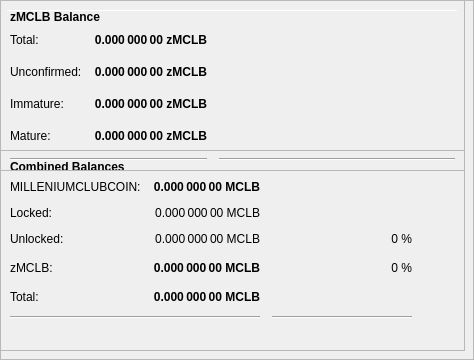
        <widget class="QFrame" name="frameObfuscation">
         <property name="minimumSize">
          <size>
           <width>0</width>
           <height>350</height>
          </size>
         </property>
         <property name="layoutDirection">
          <enum>Qt::LeftToRight</enum>
         </property>
         <property name="frameShape">
          <enum>QFrame::StyledPanel</enum>
         </property>
         <property name="frameShadow">
          <enum>QFrame::Raised</enum>
         </property>
         <widget class="QPushButton" name="runAutoDenom">
          <property name="geometry">
           <rect>
            <x>251</x>
            <y>17</y>
            <width>1</width>
            <height>1</height>
           </rect>
          </property>
          <property name="palette">
           <palette>
            <active>
             <colorrole role="WindowText">
              <brush brushstyle="SolidPattern">
               <color alpha="255">
                <red>0</red>
                <green>0</green>
                <blue>0</blue>
               </color>
              </brush>
             </colorrole>
             <colorrole role="Button">
              <brush brushstyle="SolidPattern">
               <color alpha="255">
                <red>239</red>
                <green>238</green>
                <blue>238</blue>
               </color>
              </brush>
             </colorrole>
             <colorrole role="Light">
              <brush brushstyle="SolidPattern">
               <color alpha="255">
                <red>255</red>
                <green>255</green>
                <blue>255</blue>
               </color>
              </brush>
             </colorrole>
             <colorrole role="Midlight">
              <brush brushstyle="SolidPattern">
               <color alpha="255">
                <red>247</red>
                <green>246</green>
                <blue>246</blue>
               </color>
              </brush>
             </colorrole>
             <colorrole role="Dark">
              <brush brushstyle="SolidPattern">
               <color alpha="255">
                <red>119</red>
                <green>119</green>
                <blue>119</blue>
               </color>
              </brush>
             </colorrole>
             <colorrole role="Mid">
              <brush brushstyle="SolidPattern">
               <color alpha="255">
                <red>159</red>
                <green>159</green>
                <blue>159</blue>
               </color>
              </brush>
             </colorrole>
             <colorrole role="Text">
              <brush brushstyle="SolidPattern">
               <color alpha="255">
                <red>0</red>
                <green>0</green>
                <blue>0</blue>
               </color>
              </brush>
             </colorrole>
             <colorrole role="BrightText">
              <brush brushstyle="SolidPattern">
               <color alpha="255">
                <red>255</red>
                <green>255</green>
                <blue>255</blue>
               </color>
              </brush>
             </colorrole>
             <colorrole role="ButtonText">
              <brush brushstyle="SolidPattern">
               <color alpha="255">
                <red>0</red>
                <green>0</green>
                <blue>0</blue>
               </color>
              </brush>
             </colorrole>
             <colorrole role="Base">
              <brush brushstyle="SolidPattern">
               <color alpha="255">
                <red>255</red>
                <green>255</green>
                <blue>255</blue>
               </color>
              </brush>
             </colorrole>
             <colorrole role="Window">
              <brush brushstyle="SolidPattern">
               <color alpha="255">
                <red>239</red>
                <green>238</green>
                <blue>238</blue>
               </color>
              </brush>
             </colorrole>
             <colorrole role="Shadow">
              <brush brushstyle="SolidPattern">
               <color alpha="255">
                <red>0</red>
                <green>0</green>
                <blue>0</blue>
               </color>
              </brush>
             </colorrole>
             <colorrole role="AlternateBase">
              <brush brushstyle="SolidPattern">
               <color alpha="255">
                <red>247</red>
                <green>246</green>
                <blue>246</blue>
               </color>
              </brush>
             </colorrole>
             <colorrole role="ToolTipBase">
              <brush brushstyle="SolidPattern">
               <color alpha="255">
                <red>255</red>
                <green>255</green>
                <blue>220</blue>
               </color>
              </brush>
             </colorrole>
             <colorrole role="ToolTipText">
              <brush brushstyle="SolidPattern">
               <color alpha="255">
                <red>0</red>
                <green>0</green>
                <blue>0</blue>
               </color>
              </brush>
             </colorrole>
            </active>
            <inactive>
             <colorrole role="WindowText">
              <brush brushstyle="SolidPattern">
               <color alpha="255">
                <red>0</red>
                <green>0</green>
                <blue>0</blue>
               </color>
              </brush>
             </colorrole>
             <colorrole role="Button">
              <brush brushstyle="SolidPattern">
               <color alpha="255">
                <red>239</red>
                <green>238</green>
                <blue>238</blue>
               </color>
              </brush>
             </colorrole>
             <colorrole role="Light">
              <brush brushstyle="SolidPattern">
               <color alpha="255">
                <red>255</red>
                <green>255</green>
                <blue>255</blue>
               </color>
              </brush>
             </colorrole>
             <colorrole role="Midlight">
              <brush brushstyle="SolidPattern">
               <color alpha="255">
                <red>247</red>
                <green>246</green>
                <blue>246</blue>
               </color>
              </brush>
             </colorrole>
             <colorrole role="Dark">
              <brush brushstyle="SolidPattern">
               <color alpha="255">
                <red>119</red>
                <green>119</green>
                <blue>119</blue>
               </color>
              </brush>
             </colorrole>
             <colorrole role="Mid">
              <brush brushstyle="SolidPattern">
               <color alpha="255">
                <red>159</red>
                <green>159</green>
                <blue>159</blue>
               </color>
              </brush>
             </colorrole>
             <colorrole role="Text">
              <brush brushstyle="SolidPattern">
               <color alpha="255">
                <red>0</red>
                <green>0</green>
                <blue>0</blue>
               </color>
              </brush>
             </colorrole>
             <colorrole role="BrightText">
              <brush brushstyle="SolidPattern">
               <color alpha="255">
                <red>255</red>
                <green>255</green>
                <blue>255</blue>
               </color>
              </brush>
             </colorrole>
             <colorrole role="ButtonText">
              <brush brushstyle="SolidPattern">
               <color alpha="255">
                <red>0</red>
                <green>0</green>
                <blue>0</blue>
               </color>
              </brush>
             </colorrole>
             <colorrole role="Base">
              <brush brushstyle="SolidPattern">
               <color alpha="255">
                <red>255</red>
                <green>255</green>
                <blue>255</blue>
               </color>
              </brush>
             </colorrole>
             <colorrole role="Window">
              <brush brushstyle="SolidPattern">
               <color alpha="255">
                <red>239</red>
                <green>238</green>
                <blue>238</blue>
               </color>
              </brush>
             </colorrole>
             <colorrole role="Shadow">
              <brush brushstyle="SolidPattern">
               <color alpha="255">
                <red>0</red>
                <green>0</green>
                <blue>0</blue>
               </color>
              </brush>
             </colorrole>
             <colorrole role="AlternateBase">
              <brush brushstyle="SolidPattern">
               <color alpha="255">
                <red>247</red>
                <green>246</green>
                <blue>246</blue>
               </color>
              </brush>
             </colorrole>
             <colorrole role="ToolTipBase">
              <brush brushstyle="SolidPattern">
               <color alpha="255">
                <red>255</red>
                <green>255</green>
                <blue>220</blue>
               </color>
              </brush>
             </colorrole>
             <colorrole role="ToolTipText">
              <brush brushstyle="SolidPattern">
               <color alpha="255">
                <red>0</red>
                <green>0</green>
                <blue>0</blue>
               </color>
              </brush>
             </colorrole>
            </inactive>
            <disabled>
             <colorrole role="WindowText">
              <brush brushstyle="SolidPattern">
               <color alpha="255">
                <red>119</red>
                <green>119</green>
                <blue>119</blue>
               </color>
              </brush>
             </colorrole>
             <colorrole role="Button">
              <brush brushstyle="SolidPattern">
               <color alpha="255">
                <red>239</red>
                <green>238</green>
                <blue>238</blue>
               </color>
              </brush>
             </colorrole>
             <colorrole role="Light">
              <brush brushstyle="SolidPattern">
               <color alpha="255">
                <red>255</red>
                <green>255</green>
                <blue>255</blue>
               </color>
              </brush>
             </colorrole>
             <colorrole role="Midlight">
              <brush brushstyle="SolidPattern">
               <color alpha="255">
                <red>247</red>
                <green>246</green>
                <blue>246</blue>
               </color>
              </brush>
             </colorrole>
             <colorrole role="Dark">
              <brush brushstyle="SolidPattern">
               <color alpha="255">
                <red>119</red>
                <green>119</green>
                <blue>119</blue>
               </color>
              </brush>
             </colorrole>
             <colorrole role="Mid">
              <brush brushstyle="SolidPattern">
               <color alpha="255">
                <red>159</red>
                <green>159</green>
                <blue>159</blue>
               </color>
              </brush>
             </colorrole>
             <colorrole role="Text">
              <brush brushstyle="SolidPattern">
               <color alpha="255">
                <red>119</red>
                <green>119</green>
                <blue>119</blue>
               </color>
              </brush>
             </colorrole>
             <colorrole role="BrightText">
              <brush brushstyle="SolidPattern">
               <color alpha="255">
                <red>255</red>
                <green>255</green>
                <blue>255</blue>
               </color>
              </brush>
             </colorrole>
             <colorrole role="ButtonText">
              <brush brushstyle="SolidPattern">
               <color alpha="255">
                <red>119</red>
                <green>119</green>
                <blue>119</blue>
               </color>
              </brush>
             </colorrole>
             <colorrole role="Base">
              <brush brushstyle="SolidPattern">
               <color alpha="255">
                <red>239</red>
                <green>238</green>
                <blue>238</blue>
               </color>
              </brush>
             </colorrole>
             <colorrole role="Window">
              <brush brushstyle="SolidPattern">
               <color alpha="255">
                <red>239</red>
                <green>238</green>
                <blue>238</blue>
               </color>
              </brush>
             </colorrole>
             <colorrole role="Shadow">
              <brush brushstyle="SolidPattern">
               <color alpha="255">
                <red>0</red>
                <green>0</green>
                <blue>0</blue>
               </color>
              </brush>
             </colorrole>
             <colorrole role="AlternateBase">
              <brush brushstyle="SolidPattern">
               <color alpha="255">
                <red>239</red>
                <green>238</green>
                <blue>238</blue>
               </color>
              </brush>
             </colorrole>
             <colorrole role="ToolTipBase">
              <brush brushstyle="SolidPattern">
               <color alpha="255">
                <red>255</red>
                <green>255</green>
                <blue>220</blue>
               </color>
              </brush>
             </colorrole>
             <colorrole role="ToolTipText">
              <brush brushstyle="SolidPattern">
               <color alpha="255">
                <red>0</red>
                <green>0</green>
                <blue>0</blue>
               </color>
              </brush>
             </colorrole>
            </disabled>
           </palette>
          </property>
          <property name="focusPolicy">
           <enum>Qt::NoFocus</enum>
          </property>
          <property name="autoFillBackground">
           <bool>true</bool>
          </property>
          <property name="text">
           <string/>
          </property>
          <property name="flat">
           <bool>true</bool>
          </property>
         </widget>
         <widget class="Line" name="line">
          <property name="geometry">
           <rect>
            <x>7</x>
            <y>10</y>
            <width>451</width>
            <height>1</height>
           </rect>
          </property>
          <property name="orientation">
           <enum>Qt::Horizontal</enum>
          </property>
         </widget>
         <widget class="QFrame" name="frame_3">
          <property name="geometry">
           <rect>
            <x>0</x>
            <y>150</y>
            <width>465</width>
            <height>201</height>
           </rect>
          </property>
          <property name="frameShape">
           <enum>QFrame::StyledPanel</enum>
          </property>
          <property name="frameShadow">
           <enum>QFrame::Raised</enum>
          </property>
          <layout class="QVBoxLayout" name="verticalLayout_5">
           <item>
            <layout class="QHBoxLayout" name="horizontalLayout_5" stretch="0">
             <item>
              <widget class="QLabel" name="label_5z">
               <property name="maximumSize">
                <size>
                 <width>16777215</width>
                 <height>20</height>
                </size>
               </property>
               <property name="font">
                <font>
                 <weight>75</weight>
                 <bold>true</bold>
                </font>
               </property>
               <property name="toolTip">
                <string>Combined Balances (including unconfirmed and immature coins)</string>
               </property>
               <property name="text">
                <string>&lt;html&gt;&lt;head/&gt;&lt;body&gt;&lt;p&gt;Combined Balances&lt;/p&gt;&lt;/body&gt;&lt;/html&gt;</string>
               </property>
              </widget>
             </item>
            </layout>
           </item>
           <item>
            <layout class="QGridLayout" name="gridLayout_3">
             <property name="spacing">
              <number>12</number>
             </property>
             <item row="7" column="0" colspan="2">
              <widget class="Line" name="lineSpendableBalance_3">
               <property name="orientation">
                <enum>Qt::Horizontal</enum>
               </property>
              </widget>
             </item>
             <item row="7" column="2">
              <widget class="Line" name="lineWatchBalance_3">
               <property name="sizePolicy">
                <sizepolicy hsizetype="Preferred" vsizetype="Fixed">
                 <horstretch>0</horstretch>
                 <verstretch>0</verstretch>
                </sizepolicy>
               </property>
               <property name="minimumSize">
                <size>
                 <width>140</width>
                 <height>0</height>
                </size>
               </property>
               <property name="orientation">
                <enum>Qt::Horizontal</enum>
               </property>
              </widget>
             </item>
             <item row="4" column="1">
              <widget class="QLabel" name="labelzBalancez">
               <property name="font">
                <font>
                 <weight>75</weight>
                 <bold>true</bold>
                </font>
               </property>
               <property name="cursor">
                <cursorShape>IBeamCursor</cursorShape>
               </property>
               <property name="toolTip">
                <string>Total of transactions that have yet to be confirmed, and do not yet count toward the spendable balance</string>
               </property>
               <property name="text">
                <string notr="true">0.000 000 00 MCLB</string>
               </property>
               <property name="alignment">
                <set>Qt::AlignRight|Qt::AlignTrailing|Qt::AlignVCenter</set>
               </property>
               <property name="textInteractionFlags">
                <set>Qt::LinksAccessibleByMouse|Qt::TextSelectableByKeyboard|Qt::TextSelectableByMouse</set>
               </property>
              </widget>
             </item>
             <item row="6" column="1">
              <widget class="QLabel" name="labelTotalz">
               <property name="font">
                <font>
                 <weight>75</weight>
                 <bold>true</bold>
                </font>
               </property>
               <property name="cursor">
                <cursorShape>IBeamCursor</cursorShape>
               </property>
               <property name="toolTip">
                <string>Total Balance, including unconfirmed and immature coins.</string>
               </property>
               <property name="text">
                <string notr="true">0.000 000 00 MCLB</string>
               </property>
               <property name="alignment">
                <set>Qt::AlignRight|Qt::AlignTrailing|Qt::AlignVCenter</set>
               </property>
               <property name="textInteractionFlags">
                <set>Qt::LinksAccessibleByMouse|Qt::TextSelectableByKeyboard|Qt::TextSelectableByMouse</set>
               </property>
              </widget>
             </item>
             <item row="4" column="3">
              <spacer name="horizontalSpacer_6">
               <property name="orientation">
                <enum>Qt::Horizontal</enum>
               </property>
               <property name="sizeHint" stdset="0">
                <size>
                 <width>40</width>
                 <height>20</height>
                </size>
               </property>
              </spacer>
             </item>
             <item row="6" column="0">
              <widget class="QLabel" name="labelTotalTextz">
               <property name="text">
                <string>Total:</string>
               </property>
              </widget>
             </item>
             <item row="1" column="0">
              <widget class="QLabel" name="labelBalanceTextz">
               <property name="text">
                <string>MILLENIUMCLUBCOIN:</string>
               </property>
              </widget>
             </item>
             <item row="1" column="1">
              <widget class="QLabel" name="labelBalancez">
               <property name="font">
                <font>
                 <weight>75</weight>
                 <bold>true</bold>
                </font>
               </property>
               <property name="cursor">
                <cursorShape>IBeamCursor</cursorShape>
               </property>
               <property name="toolTip">
                <string>Your current spendable balance</string>
               </property>
               <property name="text">
                <string notr="true">0.000 000 00 MCLB</string>
               </property>
               <property name="alignment">
                <set>Qt::AlignRight|Qt::AlignTrailing|Qt::AlignVCenter</set>
               </property>
               <property name="textInteractionFlags">
                <set>Qt::LinksAccessibleByMouse|Qt::TextSelectableByKeyboard|Qt::TextSelectableByMouse</set>
               </property>
              </widget>
             </item>
             <item row="4" column="0">
              <widget class="QLabel" name="labelzBalanceTextz">
               <property name="toolTip">
                <string/>
               </property>
               <property name="text">
                <string>zMCLB:</string>
               </property>
              </widget>
             </item>
             <item row="4" column="2">
              <widget class="QLabel" name="labelzMCLBPercent">
               <property name="toolTip">
                <string>Current percentage of zMCLB.
If AutoMint is enabled this percentage will settle around the configured AutoMint percentage (default = 10%)</string>
               </property>
               <property name="text">
                <string>0 %</string>
               </property>
               <property name="alignment">
                <set>Qt::AlignRight|Qt::AlignTrailing|Qt::AlignVCenter</set>
               </property>
              </widget>
             </item>
             <item row="6" column="2">
              <widget class="QLabel" name="label100Percent">
               <property name="text">
                <string/>
               </property>
               <property name="alignment">
                <set>Qt::AlignRight|Qt::AlignTrailing|Qt::AlignVCenter</set>
               </property>
              </widget>
             </item>
             <item row="2" column="1">
              <widget class="QLabel" name="labelLockedBalance">
               <property name="toolTip">
                <string>Locked MCLB or Masternode collaterals. These are excluded from zMCLB minting.</string>
               </property>
               <property name="text">
                <string>0.000 000 00 MCLB</string>
               </property>
               <property name="alignment">
                <set>Qt::AlignRight|Qt::AlignTrailing|Qt::AlignVCenter</set>
               </property>
              </widget>
             </item>
             <item row="2" column="0">
              <widget class="QLabel" name="labelLockedBalanceText">
               <property name="toolTip">
                <string>Locked MCLB or Masternode collaterals. These are excluded from zMCLB minting.</string>
               </property>
               <property name="text">
                <string>Locked:</string>
               </property>
              </widget>
             </item>
             <item row="3" column="0">
              <widget class="QLabel" name="labelUnLockedBalanceText">
               <property name="toolTip">
                <string>Unlocked MCLBs. These can be used for zMCLB minting.</string>
               </property>
               <property name="text">
                <string>Unlocked:</string>
               </property>
              </widget>
             </item>
             <item row="3" column="1">
              <widget class="QLabel" name="labelUnLockedBalance">
               <property name="toolTip">
                <string>Unlocked MCLBs. These can be used for zMCLB minting.</string>
               </property>
               <property name="text">
                <string>0.000 000 00 MCLB</string>
               </property>
               <property name="alignment">
                <set>Qt::AlignRight|Qt::AlignTrailing|Qt::AlignVCenter</set>
               </property>
              </widget>
             </item>
             <item row="3" column="2">
              <widget class="QLabel" name="labelMILLENIUMCLUBCOINPercent">
               <property name="text">
                <string>0 %</string>
               </property>
               <property name="alignment">
                <set>Qt::AlignRight|Qt::AlignTrailing|Qt::AlignVCenter</set>
               </property>
              </widget>
             </item>
            </layout>
           </item>
           <item>
            <spacer name="verticalSpacer">
             <property name="orientation">
              <enum>Qt::Vertical</enum>
             </property>
             <property name="sizeHint" stdset="0">
              <size>
               <width>20</width>
               <height>40</height>
              </size>
             </property>
            </spacer>
           </item>
          </layout>
         </widget>
         <widget class="QFrame" name="frame_4">
          <property name="geometry">
           <rect>
            <x>0</x>
            <y>0</y>
            <width>465</width>
            <height>171</height>
           </rect>
          </property>
          <property name="frameShape">
           <enum>QFrame::StyledPanel</enum>
          </property>
          <property name="frameShadow">
           <enum>QFrame::Raised</enum>
          </property>
          <layout class="QVBoxLayout" name="verticalLayout_7">
           <item>
            <layout class="QHBoxLayout" name="horizontalLayout_8" stretch="0">
             <item>
              <widget class="QLabel" name="label_5z_3">
               <property name="maximumSize">
                <size>
                 <width>16777215</width>
                 <height>20</height>
                </size>
               </property>
               <property name="font">
                <font>
                 <weight>75</weight>
                 <bold>true</bold>
                </font>
               </property>
               <property name="text">
                <string>zMCLB Balance</string>
               </property>
              </widget>
             </item>
            </layout>
           </item>
           <item>
            <layout class="QGridLayout" name="gridLayout_5">
             <property name="spacing">
              <number>12</number>
             </property>
             <item row="4" column="0">
              <widget class="QLabel" name="labelzBalanceMatureText">
               <property name="toolTip">
                <string>Mature: more than 60 confirmation and more than 1 mints of the same denomination after it was minted.
These zMCLB are spendable.</string>
               </property>
               <property name="text">
                <string>Mature:</string>
               </property>
              </widget>
             </item>
             <item row="5" column="0" colspan="2">
              <widget class="Line" name="lineSpendableBalance_5">
               <property name="orientation">
                <enum>Qt::Horizontal</enum>
               </property>
              </widget>
             </item>
             <item row="1" column="1">
              <widget class="QLabel" name="labelzBalance">
               <property name="font">
                <font>
                 <weight>75</weight>
                 <bold>true</bold>
                </font>
               </property>
               <property name="cursor">
                <cursorShape>IBeamCursor</cursorShape>
               </property>
               <property name="toolTip">
                <string>All available zMCLB, unconfirmed and immature zMCLB included.</string>
               </property>
               <property name="text">
                <string notr="true">0.000 000 00 zMCLB</string>
               </property>
               <property name="alignment">
                <set>Qt::AlignRight|Qt::AlignTrailing|Qt::AlignVCenter</set>
               </property>
               <property name="textInteractionFlags">
                <set>Qt::LinksAccessibleByMouse|Qt::TextSelectableByKeyboard|Qt::TextSelectableByMouse</set>
               </property>
              </widget>
             </item>
             <item row="5" column="2">
              <widget class="Line" name="lineWatchBalance_5">
               <property name="sizePolicy">
                <sizepolicy hsizetype="Preferred" vsizetype="Fixed">
                 <horstretch>0</horstretch>
                 <verstretch>0</verstretch>
                </sizepolicy>
               </property>
               <property name="minimumSize">
                <size>
                 <width>140</width>
                 <height>0</height>
                </size>
               </property>
               <property name="orientation">
                <enum>Qt::Horizontal</enum>
               </property>
              </widget>
             </item>
             <item row="1" column="0">
              <widget class="QLabel" name="labelzBalanceText">
               <property name="toolTip">
                <string>All available zMCLB, unconfirmed and immature zMCLB included.</string>
               </property>
               <property name="text">
                <string>Total:</string>
               </property>
              </widget>
             </item>
             <item row="1" column="2">
              <spacer name="horizontalSpacer_8">
               <property name="orientation">
                <enum>Qt::Horizontal</enum>
               </property>
               <property name="sizeHint" stdset="0">
                <size>
                 <width>40</width>
                 <height>20</height>
                </size>
               </property>
              </spacer>
             </item>
             <item row="4" column="2">
              <spacer name="horizontalSpacer_4">
               <property name="orientation">
                <enum>Qt::Horizontal</enum>
               </property>
               <property name="sizeHint" stdset="0">
                <size>
                 <width>40</width>
                 <height>20</height>
                </size>
               </property>
              </spacer>
             </item>
             <item row="4" column="1">
              <widget class="QLabel" name="labelzBalanceMature">
               <property name="font">
                <font>
                 <weight>75</weight>
                 <bold>true</bold>
                </font>
               </property>
               <property name="toolTip">
                <string>Mature: more than 60 confirmation and more than 1 mints of the same denomination after it was minted.
These zMCLB are spendable.</string>
               </property>
               <property name="text">
                <string>0.000 000 00 zMCLB</string>
               </property>
               <property name="alignment">
                <set>Qt::AlignRight|Qt::AlignTrailing|Qt::AlignVCenter</set>
               </property>
              </widget>
             </item>
             <item row="2" column="0">
              <widget class="QLabel" name="labelzBalanceUnconfirmedText">
               <property name="toolTip">
                <string>Unconfirmed: less than 60 confirmations
Immature: confirmed, but less than 1 mints of the same denomination after it was minted</string>
               </property>
               <property name="text">
                <string>Unconfirmed:</string>
               </property>
              </widget>
             </item>
             <item row="2" column="1">
              <widget class="QLabel" name="labelzBalanceUnconfirmed">
               <property name="font">
                <font>
                 <weight>75</weight>
                 <bold>true</bold>
                </font>
               </property>
               <property name="toolTip">
                <string>Unconfirmed: less than 60 confirmations
Immature: confirmed, but less than 1 mints of the same denomination after it was minted</string>
               </property>
               <property name="text">
                <string>0.000 000 00 zMCLB</string>
               </property>
               <property name="alignment">
                <set>Qt::AlignRight|Qt::AlignTrailing|Qt::AlignVCenter</set>
               </property>
              </widget>
             </item>
             <item row="2" column="2">
              <spacer name="horizontalSpacer_5">
               <property name="orientation">
                <enum>Qt::Horizontal</enum>
               </property>
               <property name="sizeHint" stdset="0">
                <size>
                 <width>40</width>
                 <height>20</height>
                </size>
               </property>
              </spacer>
             </item>
             <item row="3" column="0">
              <widget class="QLabel" name="labelzBalanceImmatureText">
               <property name="toolTip">
                <string>Unconfirmed: less than 60 confirmations
Immature: confirmed, but less than 1 mints of the same denomination after it was minted</string>
               </property>
               <property name="text">
                <string>Immature:</string>
               </property>
              </widget>
             </item>
             <item row="3" column="1">
              <widget class="QLabel" name="labelzBalanceImmature">
               <property name="font">
                <font>
                 <weight>75</weight>
                 <bold>true</bold>
                </font>
               </property>
               <property name="toolTip">
                <string>Unconfirmed: less than 60 confirmations
Immature: confirmed, but less than 1 mints of the same denomination after it was minted</string>
               </property>
               <property name="text">
                <string>0.000 000 00 zMCLB</string>
               </property>
               <property name="alignment">
                <set>Qt::AlignRight|Qt::AlignTrailing|Qt::AlignVCenter</set>
               </property>
              </widget>
             </item>
             <item row="3" column="2">
              <spacer name="horizontalSpacer_7">
               <property name="orientation">
                <enum>Qt::Horizontal</enum>
               </property>
               <property name="sizeHint" stdset="0">
                <size>
                 <width>40</width>
                 <height>20</height>
                </size>
               </property>
              </spacer>
             </item>
            </layout>
           </item>
          </layout>
         </widget>
        </widget>
